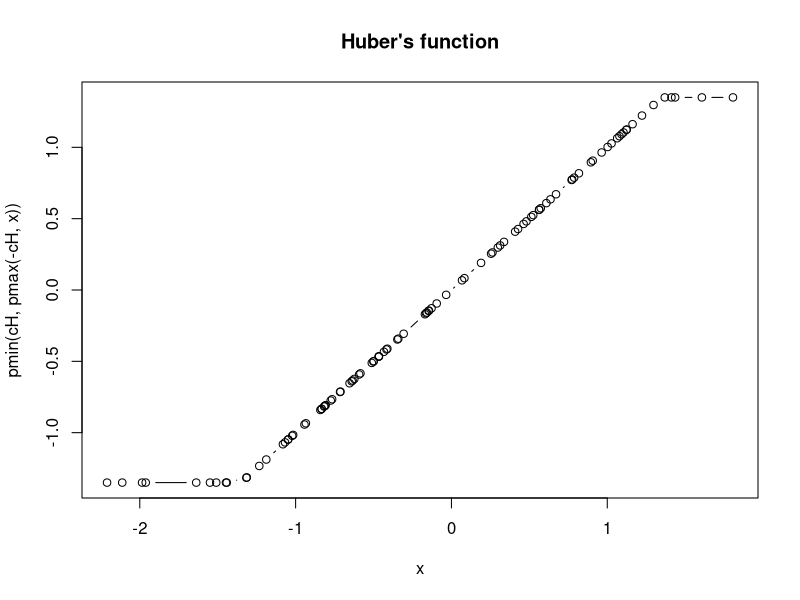
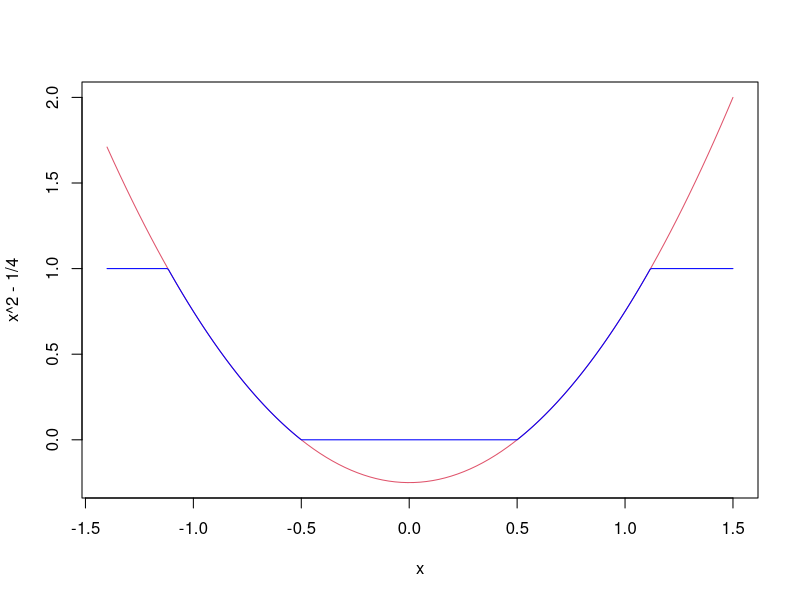
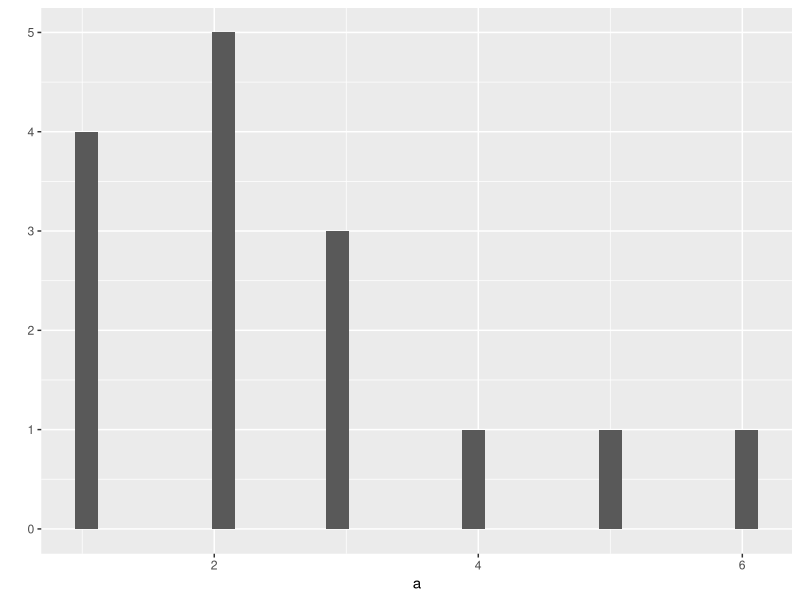
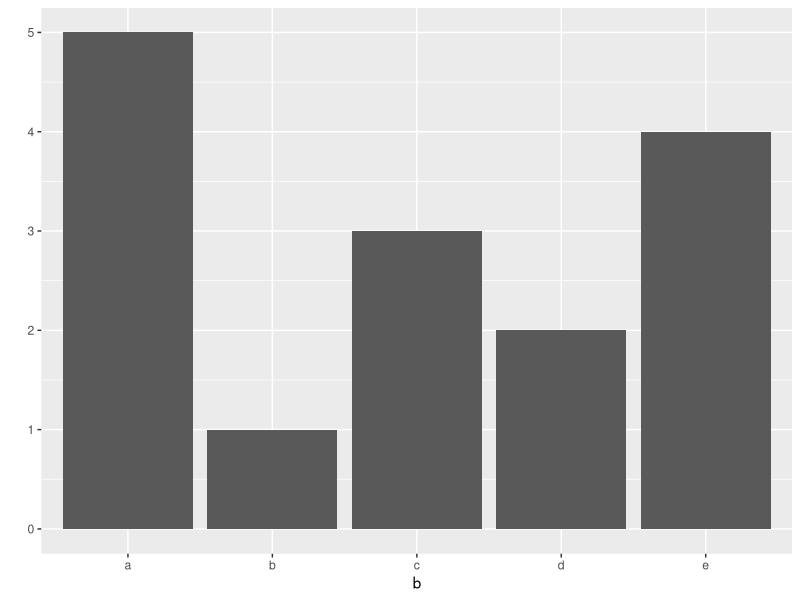
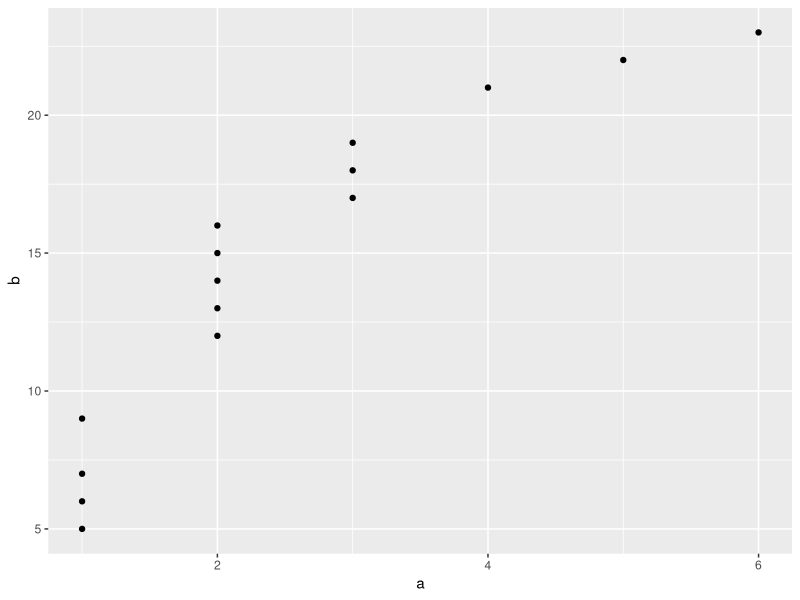

Write R code to recreate these figures, in order. (Note: this script raises an error after producing the figures.)
# Title: "Introduction to R and RStudio"
# Name:

##############################################################################
# 1. R will evaluate any command and by default it will print the answer to
# the console in the lower lefthand pane of RStudio. Let's try some simple
# math. Run the following command by highlighting the row and hitting the Run
# button in the upper left hand corner.

1 + 1

# There's your result, 2. It's printed on the console right after your entry.

##############################################################################
# 2. Type the string "Hello there!" in the code below. (Don't forget the
# quotes!) Then highlight it and Run the code. It should just spit out the
# string verbatim back at you.



##############################################################################
# 3. Now try multiplying 6 times 7 (* is the multiplication operator). Again,
# write the code below, highlight, and click run.



##############################################################################
# 4. Some expressions return a "logical value": TRUE or FALSE. (Many
# programming languages refer to these as "boolean" values.) Let's try running
# an expression that gives us a logical value:

3 < 5

##############################################################################
# 5. And another logical value (note that you need a double-equals sign to
# check whether two values are equal - a single-equals sign won't work):

2 + 2 == 5

##############################################################################
# 6. As in other programming languages, you can store values into a variable
# to access it later. Type x <- 42 below and run it to store a value in x.
# You should notice the variable show up in the right hand corner of the
# RStudio screen.

x <- 42

##############################################################################
# 7. The object x can now be used in expressions in place of the original
# result. Try dividing x by 2 (/ is the division operator).



##############################################################################
# 8. You can re-assign any value to a variable at any time. Try assigning the
# string "Arr, matey!" to x.


##############################################################################
# 9. You can print the value of a variable at any time just by typing its name
# in the console. Try printing the current value of x.



##############################################################################
# 10. Now try assigning the TRUE logical value to x.



##############################################################################
# 11. In R, you call a function by typing its name, followed by one or more
# arguments to that function in parenthesis. Let's try using the sum function,
# to add up a few numbers. Enter:

sum(1, 4, 4)

##############################################################################
# 12. Some arguments have names. For example, to repeat a value 3 times, you
# would call the rep function and provide its times argument:

rep(1, times = 3)

##############################################################################
# 13. help(functionname) brings up help for the given function. Try displaying
# help for the sum function:

help(sum)

# (Don't worry about that optional na.rm argument)

##############################################################################
# 14. example(functionname) brings up examples of usage for the given
# function. Try displaying examples for the min function:

example(min)

##############################################################################
# 15. Now try bringing up help for the rep function:



# The name "vector" may sound intimidating, but a vector is simply a list of
# values. R relies on vectors for many of its operations. This includes basic
# plots - we'll have you drawing graphs very soon (and it's a lot easier than
# you might think)!

##############################################################################
# 16. A vector's values can be numbers, strings, logical values, or any other
# type, as long as they're all the same type. Try creating a vector of
# numbers,like this:

c(4, 7, 9)

# The c function (c is short for Combine) creates a new vector by combining
# a list of values.

##############################################################################
# 17. Now try creating a vector with strings:

c("a", "b", "c")

##############################################################################
# 18. Vectors cannot hold values with different modes (types). Try mixing
# modes and see what happens:

c(1, TRUE, "three")

# All the values were converted to a single mode (characters) so that the
# vector can hold them all.

##############################################################################
# 19. If you need a vector with a sequence of numbers you can create it with
# `start:end` notation. Let's make a vector with values from 5 through 9:

5:9

##############################################################################
# 20. A more versatile way to make sequences is to call the seq function.
# Let's do the same thing with seq:

seq(5, 9)

##############################################################################
# 21. seq also allows you to use increments other than 1. Try it with steps
# of 0.5:

seq(5, 9, 0.5)

##############################################################################
# 22. Now try making a vector with integers from 9 down to 5:



##############################################################################
# 23. We're going to create a vector with some strings in it for you, and
# store it in the sentence variable. You can retrieve an individual value
# within a vector by providing its numeric index in square brackets. Try
# getting the third value:

sentence <- c('walk', 'the', 'plank')
sentence[3]

##############################################################################
# 24. Many languages start array indices at 0, but R's vector indices start
# at 1. Write the code for accessing the first value of 'sentence':



##############################################################################
# 25. You can assign new values within an existing vector. Try changing the
# third word to "dog":



##############################################################################
# 26. If you add new values onto the end, the vector will grow to accommodate
# them. Let's add a fourth word:

sentence[4] <- "to"

##############################################################################
# 27. You can use a vector within the square brackets to access multiple
# values. Try getting the first and third words:

sentence[c(1, 3)]

##############################################################################
# 28. This means you can retrieve ranges of values. Try to access the second
# through fourth words:

sentence[2:4]

##############################################################################
# 29. You can also set ranges of values; just provide the values in a vector.
# Add words 5 through 7:

sentence[5:7] <- c("the", "park", ".")

##############################################################################
# 30. Now, try accessing the sixth word of the sentence vector:



##############################################################################
# 31. For this challenge, we'll make a 3-item vector for you, and store it in
# the ranks variable. You can assign names to a vector's elements by passing
# a second vector filled with names to the names assignment function, like
# this:

ranks <- 1:3
names(ranks) <- c("first", "second", "third")

# Assigning names for a vector can act as useful labels for the data. Below,
# you can see what our vector looks like now.

ranks

##############################################################################
# 32. You can also use the names to access the vector's values. Try getting
# the value for the "first" rank:

ranks["first"]

##############################################################################
# 33. Now set the current value for the "third" rank to a different value
# using the name rather than the position.



##############################################################################
# 34. In order to produce plots today, we need to load an "R Package". These
# are collections of functions that are not available by default in R. The
# plotting package we need is loaded by calling this function:

library(tidyverse)

# If you get an error, make sure you have installed the package on your
# machine first!

##############################################################################
# 35. Now, if we construct a new variable "a", we can see a histogram of the
# data:

a <- c(1, 1, 1, 1, 2, 2, 2, 2, 2, 3, 3, 3, 4, 5, 6)
qplot(a)

##############################################################################
# 36. We can similarly draw a box plot for a character vector with the same
# command:

b <- c("a", "a", "a", "a", "a", "b", "c", "c", "c", "d", "d", "e", "e", "e", "e")
qplot(b)

##############################################################################
# 37. Finally, if we have two vectors of the same length, qplot will draw a
# scatter plot of them both.

a <- c(1, 1, 1, 1, 2, 2, 2, 2, 2, 3, 3, 3, 4, 5, 6)
b <- c(5, 6, 7, 9, 12, 13, 14, 15, 16, 17, 18, 19, 21, 22, 23)

qplot(a, b)

# We will learn a LOT more about plotting later today; I just want you
# to start getting comfortable with the ideas.


##############################################################################
# 38. Most arithmetic operations work just as well on vectors as they do on
# single values. We'll make another sample vector for you to work with, and
# store it in the a variable. If you add a scalar (a single value) to a
# vector, the scalar will be added to each value in the vector, returning a
# new vector with the results. Try adding 1 to each element in our vector:

a <- c(1, 2, 3)
a + 1

##############################################################################
# 39. The same is true of division, multiplication, or any other basic
# arithmetic. Try dividing our vector by 2:



##############################################################################
# 40. Now try multiplying our vector by 2:



##############################################################################
# 41. If you add two vectors, R will take each value from each vector and add
# them. We'll make a second vector for you to experiment with, and store it in
# the b variable. Try adding it to the a vector:

b <- c(4, 5, 6)
a + b

##############################################################################
# 42. Now try subtracting b from a:



##############################################################################
# 43. Finally, try multiplying a and b:



##############################################################################
# 44. You can also take two vectors and compare each item. See which values
# in the a vector are equal to those in a second vector:

a == c(1, 99, 3)

# Notice that R didn't test whether the whole vectors were equal; it checked
# each value in the a vector against the value at the same index in our new
# vector.

##############################################################################
# 45. Check if each value in the a vector is less than the corresponding value
# in another vector:

a < b

##############################################################################
# 46. Functions that normally work with scalars can operate on each element of
# a vector, too. Try getting the sine of each value in our vector:

sin(a)

##############################################################################
# 47. Now try getting the square roots with the "sqrt" function:



##############################################################################
# 48. Let's draw a graph showing the relationship of numbers and their sines.
# First, we'll need some sample data. We'll create a vector for you with some
# fractional values between 0 and 20, and store it in the x variable.

x <- seq(1, 20, 0.1)

##############################################################################
# 49. Now, try creating a second vector named y with the sines of
# those values:



##############################################################################
# 50. Once again, qplot will display these for us on a scatter plot:

qplot(x, y)

##############################################################################
# 51. We'll create a vector with some negative and positive values for you,
# and store it in the values variable. We'll also create a second vector with
# the absolute values of the first, and store it in the absolutes variable.

values <- -10:10
absolutes <- abs(values)

# Try plotting the vectors, with values on the horizontal axis, and absolutes
# on the vertical axis.

qplot(values, absolutes)

##############################################################################
# 52. Usually we need more than just a single vector. The most common type of
# object we will see this semester is called a data frame. Before constructing
# this, let's create two variables:

names <- c("One-Eye", "Peg-Leg", "Smitty", "Hook", "Scooter", "Dan",
           "Mikey", "Blackbeard")
limbs <- c(4, 3, 4, 3, 2, 4, 4, 4)

# The names are supposed to "line-up" with the limbs. (Get the joke? Peg-Leg
# has one leg missing; Hook has one arm missing; Scooter has no legs)

##############################################################################
# 53. We can combine these vectors into a data frame with the function
# data_frame:

pirates <- data_frame(names = names, limbs = limbs)

##############################################################################
# 54. Getting values from data frames isn't that different from vectors; you
# just have to provide two indices instead of one. Let's take another look at
# our data frame "pirates". Try getting the value from the second row in
# the first column of plank:

pirates[2, 1]

##############################################################################
# 55. Now, try getting the value from fourth row of the second column:

pirates[4, 2]

##############################################################################
# 56. As with vectors, to set a single value, just assign to it. Set the
# previous value to 0:

pirates[4, 2] <- 0

# Look at the results:

pirates

# Let's put it back to the correct value though:

pirates[4, 2] <- 3

##############################################################################
# 57. You can get an entire row of the matrix by omitting the column index
# (but keep the comma). Try retrieving the second row:

pirates[2, ]

##############################################################################
# 58. To get an entire column, omit the row index. Retrieve the second column:

pirates[, 2]

##############################################################################
# 59. You can read multiple rows or columns by providing a vector or sequence
# with their indices. Try retrieving columns 1 through 2:

pirates[, 1:2]

##############################################################################
# 60. You could instead provide a column name as a string in brackets.
# (This is often more readable.) Retrieve the "limbs" column:

pirates["limbs"]

# Now try getting the "names" column using this notation:



##############################################################################
# 61. There's also another way to get a column of a data frame name. Use the
# name of the data frame followed by a dollar sign, and the column name (without
# quotes). Try using it to get the "names" column:



# There is one important difference between the dollar sign and the brackets;
# with brackets a new, smaller data frame is returned. With the brackets only
# a vector is given back. For use this usually should not matter, but can be a
# source of bugs in advanced R coding.

##############################################################################
# 62. We can use the "$" notation to add columns to our data as well. Here we
# can add the pounds of treasure each crew member has:

pirates$pounds <- c(45000, 50000, 35000, 40000, 35000, 45000, 10000, 15000)

# Which we can see by printing out the new data:

pirates

##############################################################################
# 63. A quick way to assess our battle-readiness would be to get the average
# of the crew's appendage counts. Statisticians call this the "mean". Call the
# mean function with the limbs vector.



##############################################################################
# 64. An average closer to 4 would be nice, but this will have to do. Here's a
# barplot of that vector:

qplot(pirates$limbs)


